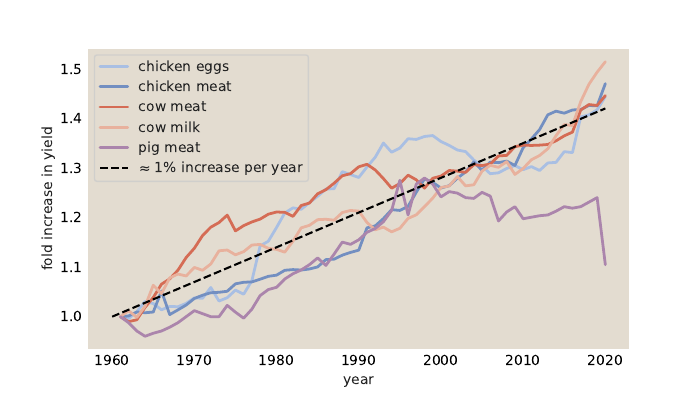

The script that saved this image:
# %%
import numpy as np
import pandas as pd
import matplotlib.pyplot as plt
import anthro.viz
anthro.viz.plotting_style()
pal = anthro.viz.color_palette()

data = pd.read_csv(
    '../../data/agriculture/FAOSTAT_animal_product_yield/processed/FAOSTAT_animal_product_yield.csv')
data.head()
cor = {'chicken eggs': pal['light_blue'],
       'chicken meat': pal['blue'],
       'cow meat': pal['red'],
       'cow milk': pal['light_red'],
       'pig meat': pal['purple']}
fig, ax = plt.subplots(1, 1, figsize=(7, 4))
for g, d in data.groupby(['animal', 'product']):
    d.sort_values('Year', inplace=True)
    if g[0] in ['chicken', 'pig', 'cow']:
        ax.plot(d['Year'], d['yield_kg_per_head'] / d['yield_kg_per_head'].values[0],
                '-', label=f'{g[0]} {g[1]}', color=cor[f'{g[0]} {g[1]}'],
                lw=2)
# Plot the simplistic description
year_range = np.linspace(1960, 2020, 100)
fit = 1 + 0.007 * (year_range - 1960)
ax.plot(year_range, fit, 'k--', label="≈ 1% increase per year")
ax.legend()
ax.set_ylabel('fold increase in yield')
ax.set_xlabel('year')
plt.savefig('animal_yields_fit.pdf')
# %%
fig, ax = plt.subplots(1, 1, figsize=(7, 4))
for g, d in data.groupby(['animal', 'product']):
    d.sort_values('Year', inplace=True)
    if (g[0] == 'cow') & (g[1] == 'meat'):
        ax.plot(d['Year'], d['yield_kg_per_head'] / d['yield_kg_per_head'].values[0],
                '-', label=f'{g[0]} {g[1]}', color=cor[f'{g[0]} {g[1]}'],
                lw=2)
ax.legend()
ax.set_ylabel('fold increase in yield')
ax.set_xlabel('year')
plt.savefig('cow_relative_yields.pdf')

# %%
fig, ax = plt.subplots(1, 1, figsize=(7, 4))
for g, d in data.groupby(['animal', 'product']):
    d.sort_values('Year', inplace=True)
    if (g[0] == 'cow') & (g[1] == 'meat'):
        ax.plot(d['Year'], d['yield_kg_per_head'],
                '-', label=f'{g[0]} {g[1]}', color=cor[f'{g[0]} {g[1]}'],
                lw=2)
ax.legend()
ax.set_ylabel('yield [kg beef / cow]')
ax.set_xlabel('year')
plt.savefig('cow_total_yields.pdf')

# %%
# All animal total yields
fig, ax = plt.subplots(1, 1, figsize=(7, 4))
for g, d in data.groupby(['animal', 'product']):
    if g[0] in ['chicken', 'pig', 'cow']:
        if g[1] != 'milk':
            d.sort_values('Year', inplace=True)
            ax.plot(d['Year'], d['yield_kg_per_head'],
                    '-', label=f'{g[0]} {g[1]}', color=cor[f'{g[0]} {g[1]}'],
                    lw=2)
ax.legend()
ax.set_ylabel('yield [kg product / cow]')
ax.set_xlabel('year')
# ax.set_yscale('log')
plt.savefig('animal_total_yields.pdf')
